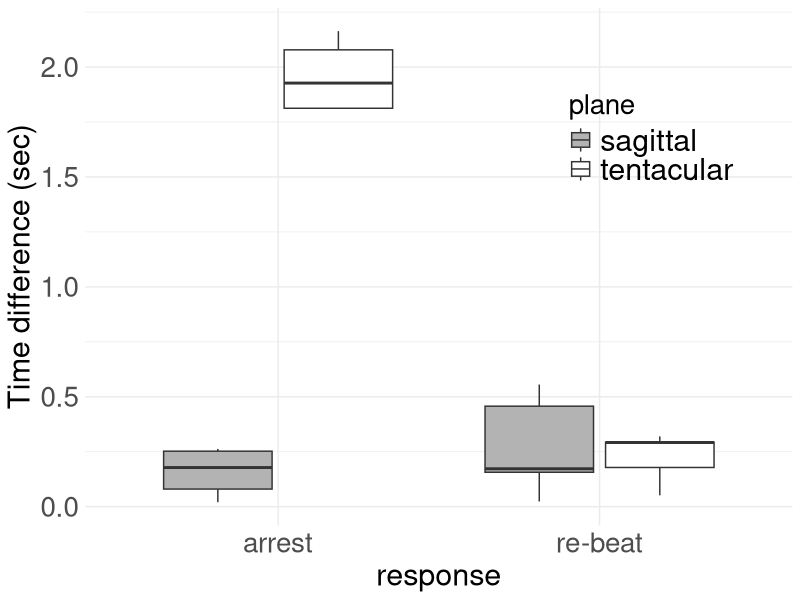

Here is the R script that generated this plot:
## ---- chunk 1
#| fig-asp: 1

library(readr)
library(ggplot2)

df_time_dif <- read_csv("images/Ctenophore/arrest_rebeat_time_differences.csv")

df_time_dif |> 
  ggplot(aes(x = response, y = time)) +  
  geom_boxplot(aes(fill = plane), size = 0.5, 
               outlier.shape = NA) +
  labs(y = "Time difference (sec)") +
  theme_minimal() +
  theme(
    legend.title = element_text(size=20),
    legend.text = element_text(size=22),
    legend.position = "inside",
    legend.position.inside = c(0.8, 0.75),
    axis.text = element_text(size=20),
    axis.title = element_text(size=22)
     ) +
  scale_fill_manual(
    values = c("sagittal" = "gray70", 
               "tentacular" = "white")
               )

